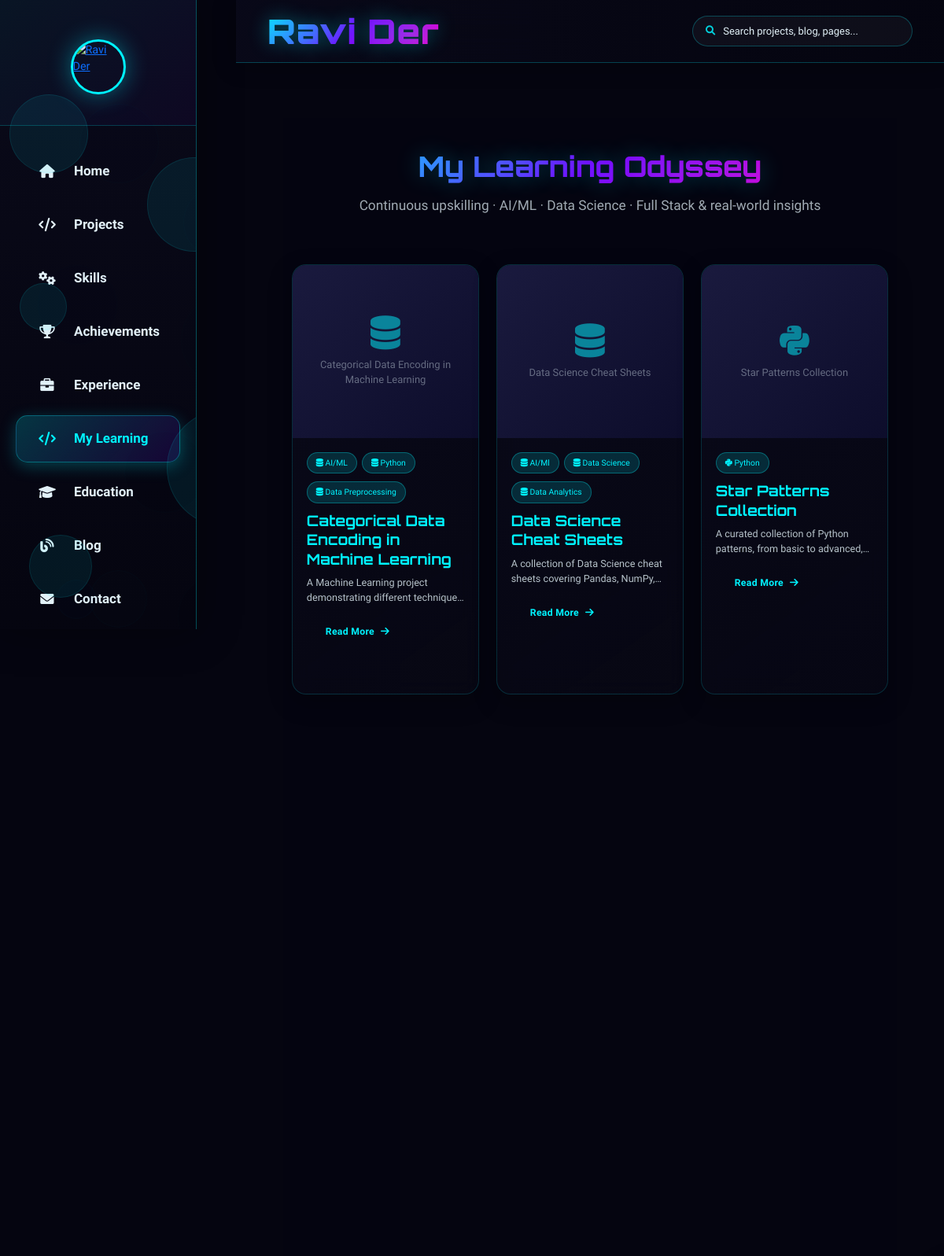
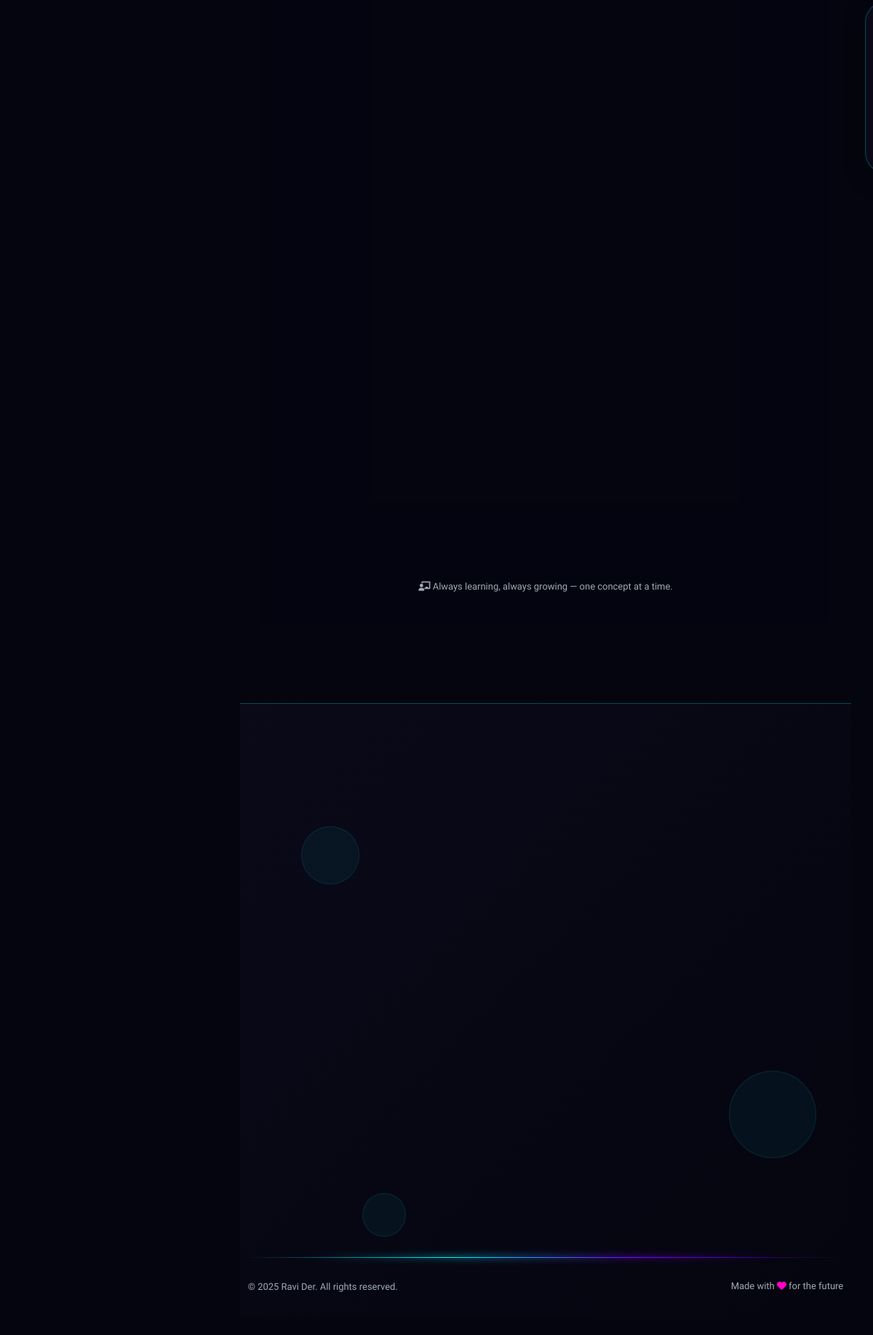
Screenshot of /my_learning with the database file from the repository (2 pictures, top to bottom).
### tables this page shows
CREATE TABLE admin_learning (
            id INTEGER PRIMARY KEY AUTOINCREMENT,
            slug TEXT UNIQUE NOT NULL,
            title TEXT NOT NULL,
            description TEXT,
            full_text TEXT,
            category TEXT,
            tags TEXT,
            image_url TEXT,
            link_url TEXT,
            link_type TEXT DEFAULT 'linkedin',
            status TEXT DEFAULT 'published',
            featured BOOLEAN DEFAULT 0,
            view_count INTEGER DEFAULT 0,
            display_order INTEGER DEFAULT 0,
            created_at TIMESTAMP DEFAULT CURRENT_TIMESTAMP,
            updated_at TIMESTAMP DEFAULT CURRENT_TIMESTAMP
        );

### flask_app.py (the view)
    @app.route('/my_learning')
    def my_learning():
        return render_template(
            'my_learning.html',
            learning_items=learning_data.get_learning_items(),
        )

### app/admin/admin_db.py (called while the page is built)
def get_db_connection():
    os.makedirs(DATA_DIR, exist_ok=True)
    conn = sqlite3.connect(DB_PATH)
    conn.row_factory = sqlite3.Row
    return conn

def get_all_learning_items(status='all'):
    conn = get_db_connection()
    cursor = conn.cursor()
    if status == 'all':
        cursor.execute('SELECT * FROM admin_learning ORDER BY display_order ASC, created_at DESC')
    else:
        cursor.execute('SELECT * FROM admin_learning WHERE status = ? ORDER BY display_order ASC, created_at DESC', (status,))
    items = [dict(row) for row in cursor.fetchall()]
    for item in items:
        if item['tags']:
            try:
                item['tags'] = json.loads(item['tags'])
            except Exception:
                item['tags'] = []
        else:
            item['tags'] = []
    conn.close()
    return items

### app/content/learning_data.py (called while the page is built)
def get_learning_items(published_only=True):
    status = "published" if published_only else "all"
    rows = admin_db.get_all_learning_items(status=status)
    return [_row_to_learning_item(r) for r in rows]

### app/core/db.py (called while the page is built)
def now_iso():
    return datetime.now(timezone.utc).isoformat()

### flask_app.py (called while the page is built)
@app.after_request
def add_security_headers(response):
    response.headers["X-Content-Type-Options"] = "nosniff"
    response.headers["X-Frame-Options"] = "DENY"
    response.headers["X-XSS-Protection"] = "1; mode=block"
    response.headers["Referrer-Policy"] = "strict-origin-when-cross-origin"
    response.headers["Content-Security-Policy"] = (
        "default-src 'self'; "
        "img-src 'self' data: https:; "
        "style-src 'self' 'unsafe-inline' https:; "
        "script-src 'self' 'unsafe-inline' https:; "
        "connect-src 'self' https:; "
        "font-src 'self' https: data:;"
    )
    return response

@app.after_request
def set_cache_headers(response):
    if request.path.startswith('/static/'):
        response.headers['Cache-Control'] = 'public, max-age=2592000'  # 30 days for static
    else:
        response.headers['Cache-Control'] = 'public, max-age=300'  # 5 min for HTML
    return response

@app.before_request
def _start_timer():
    request._start_time = time.time()

### templates/my_learning.html (shortened to what this page needs)
{% extends 'base.html' %}
{% block content %}
<section id="learning" class="section">
    <div class="container">
        <div class="section-header">
            <h1 class="section-title">My Learning Odyssey</h1>
            <div class="section-subtitle">
                <p>Continuous upskilling · AI/ML · Data Science · Full Stack & real-world insights</p>
            </div>
        </div>
        <div class="row">
            {% for item in learning_items %}
            <div class="col-md-6 col-lg-4">
                <div class="learning-card">
                    <div class="learning-img">
                        <div class="img-placeholder">
                            <i class="{{ item.icon }}"></i>
                            <span>{{ item.title }}</span>
                        </div>
                    </div>
                    <div class="learning-content">
                        {% for tag in item.tags %}<span class="learning-tag"><i class="{{ item.icon }}"></i> {{ tag }}</span>{% endfor %}
                        <h3 class="learning-title">{{ item.title }}</h3>
                        <div class="learning-description">{{ item.description }}</div>
                        {% if item.full_text %}
                        <button class="read-more-btn" data-target="fullText{{ loop.index0 }}">Read More </button>
                        {% endif %}
                    </div>
                </div>
            </div>
            {% else %}
            <div class="col-12 text-center" style="padding: 60px 20px; color: rgba(226,241,248,0.6);">
                <i class="fas fa-graduation-cap" style="font-size: 2.5rem; margin-bottom: 15px; display:block;"></i>
                No learning items yet. Check back soon!
            </div>
            {% endfor %}
        </div>
        <div class="learning-footer">
            <i class="fas fa-chalkboard-teacher"></i> Always learning, always growing — one concept at a time.
        </div>
    </div>
</section>
{% endblock %}

### templates/base.html (shortened to what this page needs)
<!DOCTYPE html>
<html lang="en">
<head>
    <link href="https://cdn.jsdelivr.net/npm/bootstrap@5.3.0/dist/css/bootstrap.min.css" rel="stylesheet">
    <link rel="stylesheet" href="https://cdnjs.cloudflare.com/ajax/libs/font-awesome/6.0.0/css/all.min.css">
    <link rel="stylesheet" href="{{ url_for('static', filename='css/enhancements.css') }}">
    <link rel="stylesheet" href="{{ url_for('static', filename='css/mobile-responsive.css') }}">
</head>
<body>
    <nav class="sidebar" id="sidebar">
        <div class="sidebar-header">
            <div class="profile-section">
                <a href="{{ url_for('home') }}">
                    <img src="https://res.cloudinary.com/g3cjpmly/image/upload/Profile_image_-_Copy_ko8kx3.jpg" alt="Ravi Der" class="profile-photo-sidebar">
                </a>
            </div>
        </div>
        <div class="floating-elements">
            <div class="floating-element" style="width: 100px; height: 100px; top: 15%; left: 5%; animation-delay: 0s;"></div>
            <div class="floating-element" style="width: 150px; height: 150px; top: 65%; left: 85%; animation-delay: 5s;"></div>
            <div class="floating-element" style="width: 80px; height: 80px; top: 85%; left: 15%; animation-delay: 10s;"></div>
            <div class="floating-element" style="width: 120px; height: 120px; top: 25%; left: 75%; animation-delay: 15s;"></div>
            <div class="floating-element" style="width: 60px; height: 60px; top: 45%; left: 10%; animation-delay: 2s;"></div>
        </div>
        <div class="sidebar-nav">
            <div class="nav-item">
                <a class="nav-link {% if request.endpoint == 'home' %}active{% endif %}" href="{{ url_for('home') }}">
                    <div class="nav-icon">
                        <i class="fas fa-home"></i>
                    </div>
                    <span class="nav-text">Home</span>
                </a>
            </div>
            <div class="nav-item">
                <a class="nav-link {% if request.endpoint == 'projects' %}active{% endif %}" href="{{ url_for('projects') }}">
                    <div class="nav-icon">
                        <i class="fas fa-code"></i>
                    </div>
                    <span class="nav-text">Projects</span>
                </a>
            </div>
            <div class="nav-item">
                <a class="nav-link {% if request.endpoint == 'skills' %}active{% endif %}" href="{{ url_for('skills') }}">
                    <div class="nav-icon">
                        <i class="fas fa-cogs"></i>
                    </div>
                    <span class="nav-text">Skills</span>
                </a>
            </div>
            <div class="nav-item">
                <a class="nav-link {% if request.endpoint == 'achievements' %}active{% endif %}" href="{{ url_for('achievements') }}">
                    <div class="nav-icon">
                        <i class="fas fa-trophy"></i>
                    </div>
                    <span class="nav-text">Achievements</span>
                </a>
            </div>
            <div class="nav-item">
                <a class="nav-link {% if request.endpoint == 'experience' %}active{% endif %}" href="{{ url_for('experience') }}">
                    <div class="nav-icon">
                        <i class="fas fa-briefcase"></i>
                    </div>
                    <span class="nav-text">Experience</span>
                </a>
            </div>
            <div class="nav-item">
                <a class="nav-link {% if request.endpoint == 'my_learning' %}active{% endif %}" href="{{ url_for('my_learning') }}">
                    <div class="nav-icon">
                        <i class="fas fa-code"></i>
                    </div>
                    <span class="nav-text">My Learning</span>
                </a>
            </div>
            <div class="nav-item">
                <a class="nav-link {% if request.endpoint == 'education' %}active{% endif %}" href="{{ url_for('education') }}">
                    <div class="nav-icon">
                        <i class="fas fa-graduation-cap"></i>
                    </div>
                    <span class="nav-text">Education</span>
                </a>
            </div>
            <div class="nav-item">
                <a class="nav-link {% if request.endpoint == 'blog' %}active{% endif %}" href="{{ url_for('blog') }}">
                    <div class="nav-icon">
                        <i class="fas fa-blog"></i>
                    </div>
                    <span class="nav-text">Blog</span>
                </a>
            </div>
            <div class="nav-item">
                <a class="nav-link {% if request.endpoint == 'contact' %}active{% endif %}" href="{{ url_for('contact') }}">
                    <div class="nav-icon">
                        <i class="fas fa-envelope"></i>
                    </div>
                    <span class="nav-text">Contact</span>
                </a>
            </div>
        </div>
    </nav>
    <main class="main-content" id="mainContent">
        <div class="top-header">
            <div class="header-left">
                <a class="header-name" href="{{ url_for('home') }}">
                </a>
            </div>
            <div class="header-right">
                <div class="site-search" id="siteSearch">
                    <div class="search-box" id="searchBox">
                        <i class="fas fa-search search-box-icon"></i>
                        <input type="text" id="siteSearchInput" class="search-input" placeholder="Search projects, blog, pages..." autocomplete="off" aria-label="Search the site">
                    </div>
                </div>
            </div>
        </div>
        <div class="page-content">
            {% block content %}{% endblock %}
        </div>
        {% include 'footer.html' %}
    </main>
</body>
</html>

### templates/footer.html (shortened to what this page needs)
<footer class="footer-futuristic">
    <div class="container">
        <div class="row align-items-center">
            <div class="col-lg-4 col-md-6 mb-4 mb-lg-0">
            </div>
            <div class="col-lg-4 col-md-6 mb-4 mb-lg-0">
            </div>
            <div class="col-lg-4 col-md-12">
            </div>
        </div>
        <div class="row">
            <div class="col-12">
            </div>
        </div>
        <div class="footer-divider">
            <div class="divider-line"></div>
            <div class="divider-glow"></div>
        </div>
        <div class="footer-bottom">
            <div class="row align-items-center">
                <div class="col-md-6 text-center text-md-start mb-2 mb-md-0">
                    <p class="copyright-text">
                        &copy; 2025 Ravi Der. All rights reserved.
                    </p>
                </div>
                <div class="col-md-6 text-center text-md-end">
                    <p class="made-with">
                        Made with <i class="fas fa-heart pulse"></i> for the future
                    </p>
                </div>
            </div>
        </div>
    </div>
    <div class="footer-floating-elements">
        <div class="floating-element"></div>
        <div class="floating-element"></div>
        <div class="floating-element"></div>
    </div>
</footer>

### static/css/enhancements.css (style rules this page uses)
html { scroll-behavior: smooth; }
html { font-size: 90%; }
.parallax-layer { will-change: transform; }
.card-read-more { background: transparent; border: 1px solid rgba(0, 243, 255, 0.35); color: var(--primary, #00f3ff); font-weight: 600; padding: 7px 16px; border-radius: 30px; cursor: pointer; font-size: 0.78rem; display: inline-flex; align-items: center; gap: 8px; transition: all 0.25s ease; margin-bottom: 6px; text-decoration: none; letter-spacing: 0.3px; }

### static/css/mobile-responsive.css (style rules this page uses)
:root { --primary: #00f3ff; --secondary: #7b00ff; --dark: #0a0a1a; --darker: #050510; --light: #e2f1f8; --accent: #ff00c8; --sidebar-width-mobile: 230px; --sidebar-width-tablet: 300px; --sidebar-width-desktop: 300px; }
@media (min-width: 1025px) { :root { --sidebar-width: var(--sidebar-width-desktop); } }
@media (min-width: 1025px) { .sidebar { width: var(--sidebar-width-desktop) !important; position: fixed !important; left: 0 !important; z-index: 900 !important; } }
@media (min-width: 1025px) { .main-content { margin-left: var(--sidebar-width-desktop) !important; width: calc(100% - var(--sidebar-width-desktop)) !important; } }
@media (min-width: 1025px) { .page-content { padding: 30px !important; } }
@media (min-width: 1025px) { h1 { font-size: 2.5rem !important; } }
@media (min-width: 1025px) { h3 { font-size: 1.3rem !important; } }
@media (min-width: 1025px) { button:not(.newsletter-btn):not(.floating-mobile-btn):not(.mobile-sidebar-close), .btn:not(.newsletter-btn) { width: auto !important; padding: 12px 24px !important; } }
@media (min-width: 1025px) { .sidebar { width: 250px !important; } }
@media (min-width: 1025px) { .main-content { grid-column: 2 !important; padding: 30px !important; } }
@media (prefers-color-scheme: light) { body { background-color: #f5f7fa; color: #333; } }
@media (prefers-color-scheme: light) { input, textarea, select { background-color: white; color: #333; border-color: #ddd; } }

### templates/footer.html (style rules this page uses)
:root { --primary: #00f3ff; --secondary: #7b00ff; --dark: #0a0a1a; --darker: #050510; --light: #e2f1f8; --accent: #ff00c8; }
.footer-futuristic { background: linear-gradient(135deg, rgba(10, 10, 26, 0.95) 0%, rgba(5, 5, 16, 0.95) 100%); backdrop-filter: blur(20px); -webkit-backdrop-filter: blur(20px); border-top: 1px solid rgba(0, 243, 255, 0.3); position: relative; overflow: hidden; padding: 60px 0 30px; margin-top: 80px; }
.footer-divider { position: relative; margin: 40px 0 30px; }
.divider-line { height: 1px; background: linear-gradient(90deg, transparent, var(--primary), var(--secondary), transparent); position: relative; }
.divider-glow { position: absolute; top: 50%; left: 50%; transform: translate(-50%, -50%); width: 80%; height: 3px; background: linear-gradient(90deg, transparent, var(--primary), var(--secondary), transparent); filter: blur(5px); opacity: 0.7; }
.footer-bottom { margin-top: 30px; }
.copyright-text { color: rgba(226, 241, 248, 0.7); font-size: 0.9rem; margin: 0; }
.made-with { color: rgba(226, 241, 248, 0.7); font-size: 0.9rem; margin: 0; }
.pulse { color: #ff00c8; animation: pulse 2s infinite; }
.footer-floating-elements { position: absolute; top: 0; left: 0; width: 100%; height: 100%; pointer-events: none; z-index: 0; }
.footer-floating-elements .floating-element { position: absolute; background: rgba(0, 243, 255, 0.05); border-radius: 50%; animation: float-footer 20s infinite linear; }
.footer-floating-elements .floating-element:nth-child(1) { width: 80px; height: 80px; top: 20%; left: 10%; animation-delay: 0s; }
.footer-floating-elements .floating-element:nth-child(2) { width: 120px; height: 120px; top: 60%; left: 80%; animation-delay: 5s; }
.footer-floating-elements .floating-element:nth-child(3) { width: 60px; height: 60px; top: 80%; left: 20%; animation-delay: 10s; }

### rows the page displays
admin_learning: title "Categorical Data Encoding in Machine Learning", tags "AI/ML" "Python" "Data Preprocessing", description "A Machine Learning project demonstrating different…"
admin_learning: title "Data Science Cheat Sheets", tags "AI/Ml" "Data Science" "Data Analytics", description "A collection of Data Science cheat sheets covering Pandas,…"
admin_learning: title "Star Patterns Collection", tags "Python", description "A curated collection of Python patterns, from basic to…"
